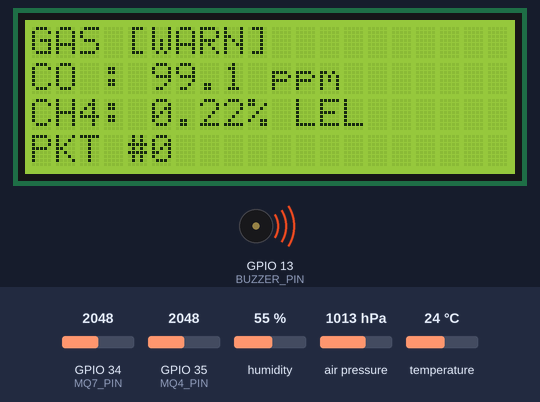
Recording of a sketch running on a simulated ESP32. Shown: 20×4 character LCD, buzzer (waves = sounding, pin HIGH). The test bench sets the inputs (shaded band); at power-on: GPIO 34 (MQ7_PIN) = 2048, temperature 24 °C, air pressure 1013 hPa, GPIO 35 (MQ4_PIN) = 2048, humidity 55 % (analog values on the 0–4095 scale). Random numbers use the default seed unless the sketch sets one; no radio packets arrive unless stated; what the sketch prints to the serial monitor is not drawn.

Above: at 4.6 s.
4.7 s: GPIO 34 (MQ7_PIN) set to 3927
12.6 s: GPIO 34 (MQ7_PIN) set to 4006
At 17.3 s:
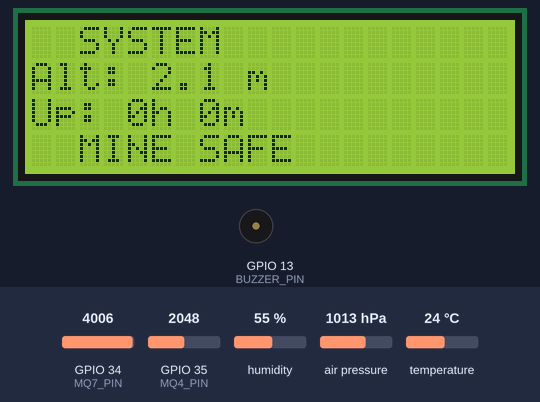
20.5 s: temperature set to 41 °C
At 24.7 s:
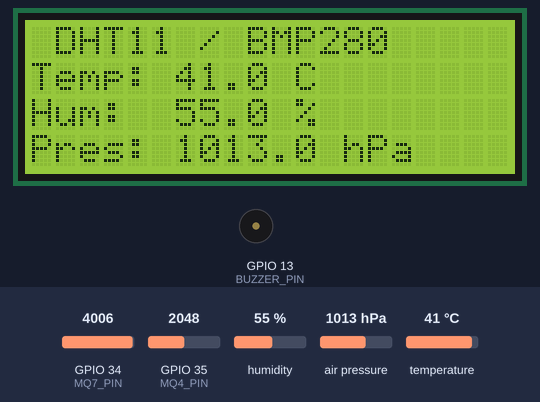
28.4 s: GPIO 34 (MQ7_PIN) set to 2960
At 31.99 s:
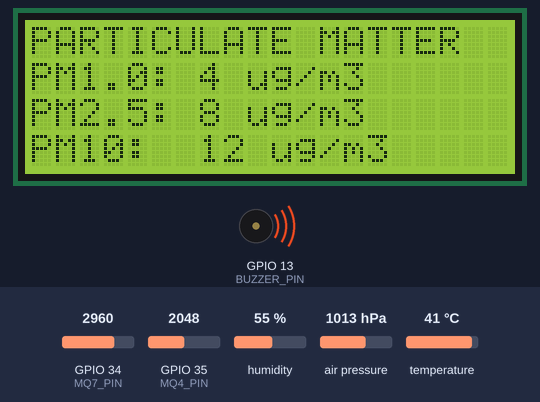
33.7 s: GPIO 34 (MQ7_PIN) set to 2860
At 36.7 s:
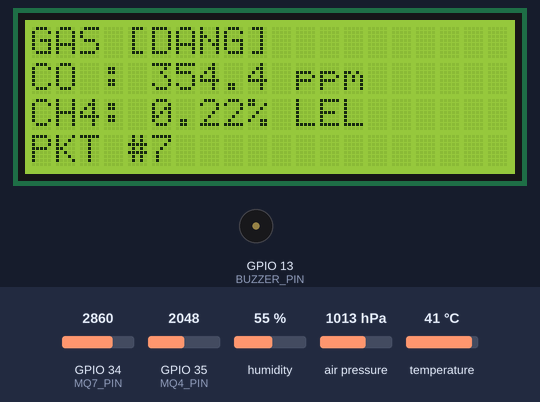
38.5 s: air pressure set to 952 hPa
At 48.8 s:
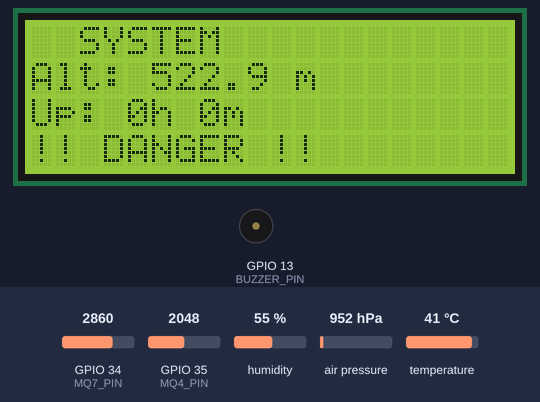
Timing chart, 0 to 49.7 s (numbered marks = the images above; inputs shaded):
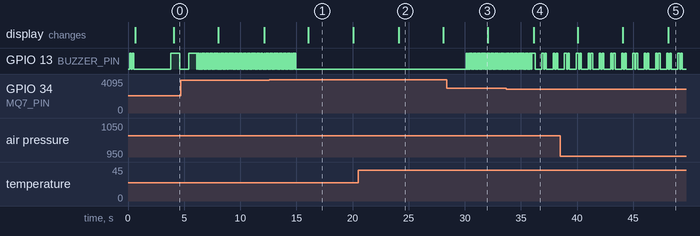

The sketch:

ESP32_SensorNode.ino
```cpp
#include <Arduino.h>
#include <Wire.h>
#include <SPI.h>
#include <LoRa.h>
#include <DHT.h>
#include <Adafruit_BMP280.h>
#include <LiquidCrystal_I2C.h>
#include <ArduinoJson.h>
#include <HardwareSerial.h>

#define LORA_SS    5
#define LORA_RST   14
#define LORA_DIO0  2
#define LORA_FREQ  433E6

#define DHT_PIN    4
#define DHT_TYPE   DHT11
#define MQ7_PIN    34
#define MQ4_PIN    35
#define PMS_RX     16
#define PMS_TX     17
#define BUZZER_PIN 13

#define CO_WARN    50.0
#define CO_DANGER  200.0
#define CO_CRIT    400.0
#define CH4_WARN   10.0
#define CH4_DANGER 20.0
#define CH4_CRIT   50.0
#define TEMP_WARN  35.0
#define TEMP_DANGER 40.0
#define PM25_WARN  35.0
#define PM25_DANGER 150.0
#define PM10_WARN  50.0
#define PM10_DANGER 250.0

DHT dht(DHT_PIN, DHT_TYPE);
Adafruit_BMP280 bmp;
LiquidCrystal_I2C lcd(0x27, 20, 4);
HardwareSerial pmsSerial(2);

float MQ7_R0 = 10.0, MQ4_R0 = 4.5;
const float RL = 10.0, VREF = 3.3;

float lastTemp=25.0, lastHum=62.0, lastPres=1013.0, lastAlt=1480.0;
float lastCO=8.5, lastCH4=350.0;
float lastPM1=6.0, lastPM25=12.0, lastPM10=18.0;

int packetCount = 0;
unsigned long lastSensor=0, lastTX=0, lastLCD=0;
int lcdPage = 0;

struct SData {
  float temp, hum, pres, alt, co, ch4ppm, ch4lel;
  uint16_t pm1, pm25, pm10;
  String alarm;
  unsigned long uptime;
};
SData s;

enum BuzPattern { BP_OFF, BP_CO_WARN, BP_CO_DANGER, BP_CO_CRIT,
                  BP_CH4_WARN, BP_CH4_DANGER, BP_CH4_CRIT, BP_BOTH };
BuzPattern buzPat = BP_OFF;
int buzStep = 0;
unsigned long buzTimer = 0;

float rnd(float lo, float hi) { return lo + (random(0,10000)/10000.0f)*(hi-lo); }
float drift(float v, float lo, float hi, float step) { return constrain(v+rnd(-step,step), lo, hi); }

void readDHT() {
  float h=dht.readHumidity(), t=dht.readTemperature();
  if (!isnan(h)&&!isnan(t)&&t>-10&&t<60&&h>=0&&h<=100) {
    s.temp=t; s.hum=h; lastTemp=t; lastHum=h;
  } else {
    s.temp=drift(lastTemp,22,28,0.3); s.hum=drift(lastHum,55,70,0.5);
    lastTemp=s.temp; lastHum=s.hum;
  }
}

void readBMP() {
  float p=bmp.readPressure()/100.0f, a=bmp.readAltitude(1013.25);
  if (p>800&&p<1100) { s.pres=p; s.alt=a; lastPres=p; lastAlt=a; }
  else { s.pres=drift(lastPres,1008,1018,0.3); s.alt=drift(lastAlt,1470,1490,0.5); lastPres=s.pres; lastAlt=s.alt; }
}

void readMQ7() {
  long sum=0; for(int i=0;i<10;i++){sum+=analogRead(MQ7_PIN);delay(2);}
  float v=(sum/10/4095.0f)*VREF;
  if (v>0.05f&&v<3.2f) {
    float Rs=((VREF-v)/v)*RL;
    s.co=constrain(99.042f*pow(Rs/MQ7_R0,-1.518f),0.5f,2000.0f); lastCO=s.co;
  } else { s.co=drift(lastCO,5,15,0.5); lastCO=s.co; }
}

void readMQ4() {
  long sum=0; for(int i=0;i<10;i++){sum+=analogRead(MQ4_PIN);delay(2);}
  float v=(sum/10/4095.0f)*VREF;
  if (v>0.05f&&v<3.2f) {
    float Rs=((VREF-v)/v)*RL;
    float ppm=constrain(1012.7f*pow(Rs/MQ4_R0,-2.786f),10.0f,10000.0f);
    s.ch4ppm=ppm; s.ch4lel=constrain((ppm/50000.0f)*100.0f,0.01f,100.0f); lastCH4=ppm;
  } else {
    s.ch4ppm=drift(lastCH4,200,800,10); s.ch4lel=constrain((s.ch4ppm/50000.0f)*100.0f,0.01f,2.0f); lastCH4=s.ch4ppm;
  }
}

void readPMS() {
  if (pmsSerial.available()<32) {
    s.pm1=(uint16_t)drift(lastPM1,4,10,0.5);
    s.pm25=(uint16_t)drift(lastPM25,8,18,0.8);
    s.pm10=(uint16_t)drift(lastPM10,12,28,1.0);
    lastPM1=s.pm1; lastPM25=s.pm25; lastPM10=s.pm10; return;
  }
  while (pmsSerial.available()>64) pmsSerial.read();
  bool found=false; unsigned long t=millis()+500;
  while (millis()<t) {
    if (pmsSerial.available()>=2&&pmsSerial.read()==0x42&&pmsSerial.peek()==0x4D) {
      pmsSerial.read(); found=true; break;
    }
  }
  if (!found) return;
  uint8_t buf[30]; int cnt=0; t=millis()+500;
  while (cnt<30&&millis()<t) if (pmsSerial.available()) buf[cnt++]=pmsSerial.read();
  if (cnt<30) return;
  uint16_t chk=0x42+0x4D; for(int i=0;i<28;i++) chk+=buf[i];
  if (chk!=((buf[28]<<8)|buf[29])) return;
  s.pm1=(buf[4]<<8)|buf[5]; s.pm25=(buf[6]<<8)|buf[7]; s.pm10=(buf[8]<<8)|buf[9];
  lastPM1=s.pm1; lastPM25=s.pm25; lastPM10=s.pm10;
}

void evalAlarm() {
  int co=0,ch=0,tp=0,pm=0;
  if      (s.co>=CO_CRIT)    co=3;
  else if (s.co>=CO_DANGER)  co=2;
  else if (s.co>=CO_WARN)    co=1;
  if      (s.ch4lel>=CH4_CRIT)   ch=3;
  else if (s.ch4lel>=CH4_DANGER) ch=2;
  else if (s.ch4lel>=CH4_WARN)   ch=1;
  if      (s.temp>=TEMP_DANGER)  tp=2;
  else if (s.temp>=TEMP_WARN)    tp=1;
  if      (s.pm25>=PM25_DANGER||s.pm10>=PM10_DANGER) pm=2;
  else if (s.pm25>=PM25_WARN||s.pm10>=PM10_WARN)     pm=1;
  int mx=max(max(co,ch),max(tp,pm));
  switch(mx){case 3:s.alarm="CRITICAL";break;case 2:s.alarm="DANGER";break;case 1:s.alarm="WARNING";break;default:s.alarm="NORMAL";}
  BuzPattern np=BP_OFF;
  if      (co>=1&&ch>=1)  np=BP_BOTH;
  else if (co==3)         np=BP_CO_CRIT;
  else if (co==2)         np=BP_CO_DANGER;
  else if (co==1)         np=BP_CO_WARN;
  else if (ch==3)         np=BP_CH4_CRIT;
  else if (ch==2)         np=BP_CH4_DANGER;
  else if (ch==1)         np=BP_CH4_WARN;
  if (np!=buzPat){buzPat=np;buzStep=0;buzTimer=millis();if(np==BP_OFF)digitalWrite(BUZZER_PIN,LOW);}
}

void runBuzzer(unsigned long now) {
  if (buzPat==BP_OFF){digitalWrite(BUZZER_PIN,LOW);return;}
  int dur=100;
  switch(buzPat){
    case BP_CO_WARN:    dur=800; break;
    case BP_CO_DANGER:  dur=(buzStep%4==1)?100:(buzStep%4==3)?600:150; break;
    case BP_CO_CRIT:    dur=60;  break;
    case BP_CH4_WARN:   dur=(buzStep%8==7)?1000:200; break;
    case BP_CH4_DANGER: dur=(buzStep%4==1)?80:(buzStep%4==3)?500:100; break;
    case BP_CH4_CRIT:   dur=50;  break;
    case BP_BOTH:       dur=(buzStep%4==1||buzStep%4==3)?80:(buzStep%4==2)?300:100; break;
    default: dur=100;
  }
  if (now-buzTimer>=(unsigned long)dur){
    buzTimer=now;
    int steps=2;
    if (buzPat==BP_CH4_WARN) steps=8;
    else if (buzPat==BP_CO_DANGER||buzPat==BP_CH4_DANGER||buzPat==BP_BOTH) steps=4;
    buzStep=(buzStep+1)%steps;
    bool on=(buzStep%2==0);
    if (buzPat==BP_CO_DANGER||buzPat==BP_CH4_DANGER||buzPat==BP_BOTH) on=(buzStep==0||buzStep==2);
    if (buzPat==BP_CH4_WARN) on=(buzStep==0||buzStep==2||buzStep==4);
    digitalWrite(BUZZER_PIN,on?HIGH:LOW);
  }
}

void transmit() {
  StaticJsonDocument<384> doc;
  doc["pkt"] = ++packetCount;
  doc["ts"]  = s.uptime;
  doc["al"]  = s.alarm;
  doc["co"]  = serialized(String(s.co,2));
  doc["cp"]  = serialized(String(s.ch4ppm,2));
  doc["cl"]  = serialized(String(s.ch4lel,3));
  doc["tc"]  = serialized(String(s.temp,1));
  doc["hu"]  = serialized(String(s.hum,1));
  doc["pr"]  = serialized(String(s.pres,1));
  doc["am"]  = serialized(String(s.alt,1));
  doc["p1"]  = s.pm1;
  doc["p2"]  = s.pm25;
  doc["p3"]  = s.pm10;
  String payload; serializeJson(doc, payload);
  LoRa.beginPacket();
  LoRa.print(payload);
  LoRa.endPacket();
  Serial.println("[LoRa TX] #" + String(packetCount) + " " + payload);
}

void updateLCD() {
  lcd.clear();
  switch(lcdPage) {
    case 0:
      { String h="GAS ["+s.alarm.substring(0,4)+"]"; while(h.length()<20)h+=" "; lcd.setCursor(0,0); lcd.print(h.substring(0,20)); }
      lcd.setCursor(0,1); lcd.print("CO : "); lcd.print(s.co,1); lcd.print(" ppm");
      lcd.setCursor(0,2); lcd.print("CH4: "); lcd.print(s.ch4lel,2); lcd.print("% LEL");
      lcd.setCursor(0,3); lcd.print("PKT #"); lcd.print(packetCount);
      break;
    case 1:
      lcd.setCursor(0,0); lcd.print(" DHT11 / BMP280     ");
      lcd.setCursor(0,1); lcd.print("Temp: "); lcd.print(s.temp,1); lcd.print(" C");
      lcd.setCursor(0,2); lcd.print("Hum:  "); lcd.print(s.hum,1); lcd.print(" %");
      lcd.setCursor(0,3); lcd.print("Pres: "); lcd.print(s.pres,1); lcd.print(" hPa");
      break;
    case 2:
      lcd.setCursor(0,0); lcd.print("PARTICULATE MATTER  ");
      lcd.setCursor(0,1); lcd.print("PM1.0: "); lcd.print(s.pm1); lcd.print(" ug/m3");
      lcd.setCursor(0,2); lcd.print("PM2.5: "); lcd.print(s.pm25); lcd.print(" ug/m3");
      lcd.setCursor(0,3); lcd.print("PM10:  "); lcd.print(s.pm10); lcd.print(" ug/m3");
      break;
    case 3:
      lcd.setCursor(0,0); lcd.print("  SYSTEM            ");
      lcd.setCursor(0,1); lcd.print("Alt: "); lcd.print(s.alt,1); lcd.print(" m");
      { unsigned long u=s.uptime; lcd.setCursor(0,2); lcd.print("Up: "); lcd.print(u/3600); lcd.print("h "); lcd.print((u%3600)/60); lcd.print("m"); }
      lcd.setCursor(0,3); lcd.print(s.alarm=="NORMAL"?"  MINE SAFE         ":"!! "+s.alarm+" !!");
      break;
  }
}

void setup() {
  Serial.begin(115200);
  randomSeed(analogRead(33));
  pinMode(BUZZER_PIN, OUTPUT);
  digitalWrite(BUZZER_PIN, LOW);
  analogSetAttenuation(ADC_11db);
  analogReadResolution(12);
  Wire.begin(21, 22);

  lcd.init(); lcd.backlight();
  lcd.setCursor(0,0); lcd.print("  MINEGUARD PRO v5  ");
  lcd.setCursor(0,1); lcd.print("  T.Mbereketo 2026  ");
  lcd.setCursor(0,2); lcd.print("  Initialising...   ");
  lcd.setCursor(0,3); lcd.print("                    ");

  dht.begin();
  if (!bmp.begin(0x76)) bmp.begin(0x77);
  bmp.setSampling(Adafruit_BMP280::MODE_NORMAL,
    Adafruit_BMP280::SAMPLING_X2, Adafruit_BMP280::SAMPLING_X16,
    Adafruit_BMP280::FILTER_X16,  Adafruit_BMP280::STANDBY_MS_500);
  pmsSerial.begin(9600, SERIAL_8N1, PMS_RX, PMS_TX);

  SPI.begin(18, 19, 23, LORA_SS);
  LoRa.setPins(LORA_SS, LORA_RST, LORA_DIO0);
  int attempts=0;
  while (!LoRa.begin(LORA_FREQ) && attempts<10) { delay(500); attempts++; }
  LoRa.setSpreadingFactor(9);
  LoRa.setSignalBandwidth(125E3);
  LoRa.setCodingRate4(5);
  LoRa.setSyncWord(0xAB);
  LoRa.enableCrc();

  for(int i=0;i<2;i++){digitalWrite(BUZZER_PIN,HIGH);delay(120);digitalWrite(BUZZER_PIN,LOW);delay(120);}
  lcd.setCursor(0,3); lcd.print("  SYSTEM READY      ");
  delay(1500);
  Serial.println("[OK] MineGuard ESP32 Sensor Node Ready");
}

void loop() {
  unsigned long now = millis();
  if (now-lastSensor>=3000) { lastSensor=now; readDHT(); readBMP(); readMQ7(); readMQ4(); readPMS(); s.uptime=now/1000; evalAlarm(); }
  if (now-lastLCD>=4000)    { lastLCD=now; updateLCD(); lcdPage=(lcdPage+1)%4; }
  if (now-lastTX>=5000)     { lastTX=now; transmit(); }
  runBuzzer(now);
}
```

Measured:
- the behaviour switches between 3970 and 3971 on GPIO 34 (MQ7_PIN) (found by bisection; images 0 and 1)
- the behaviour switches between 2928 and 2927 on GPIO 34 (MQ7_PIN) (found by bisection; images 3 and 4)
- after the input at 28.4 s, GPIO 13 (BUZZER_PIN): alternates HIGH for 0.06 s and LOW for 0.06 s, starting after 1.7 s
- by itself, GPIO 13 (BUZZER_PIN): alternates HIGH for 0.06 s and LOW for 0.06 s, 40 changes in all, then stays LOW
- what the display in image 1 shows lasts 4.0 s, from 16.1 s to 20.1 s
- what the display in image 2 shows lasts 4.0 s, from 24.1 s to 28.1 s
